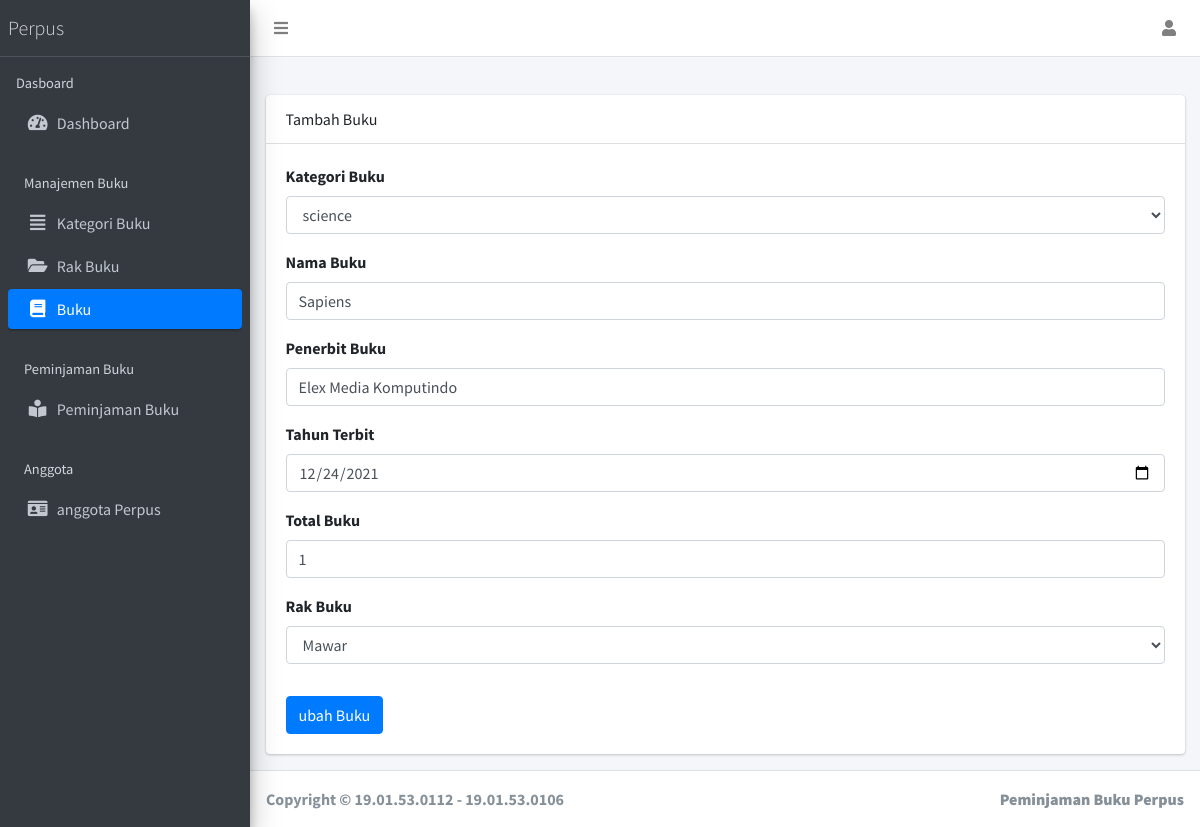
Page /index.php/public/?page=edit-buku&id=1 (signed in) on the earlier database version.
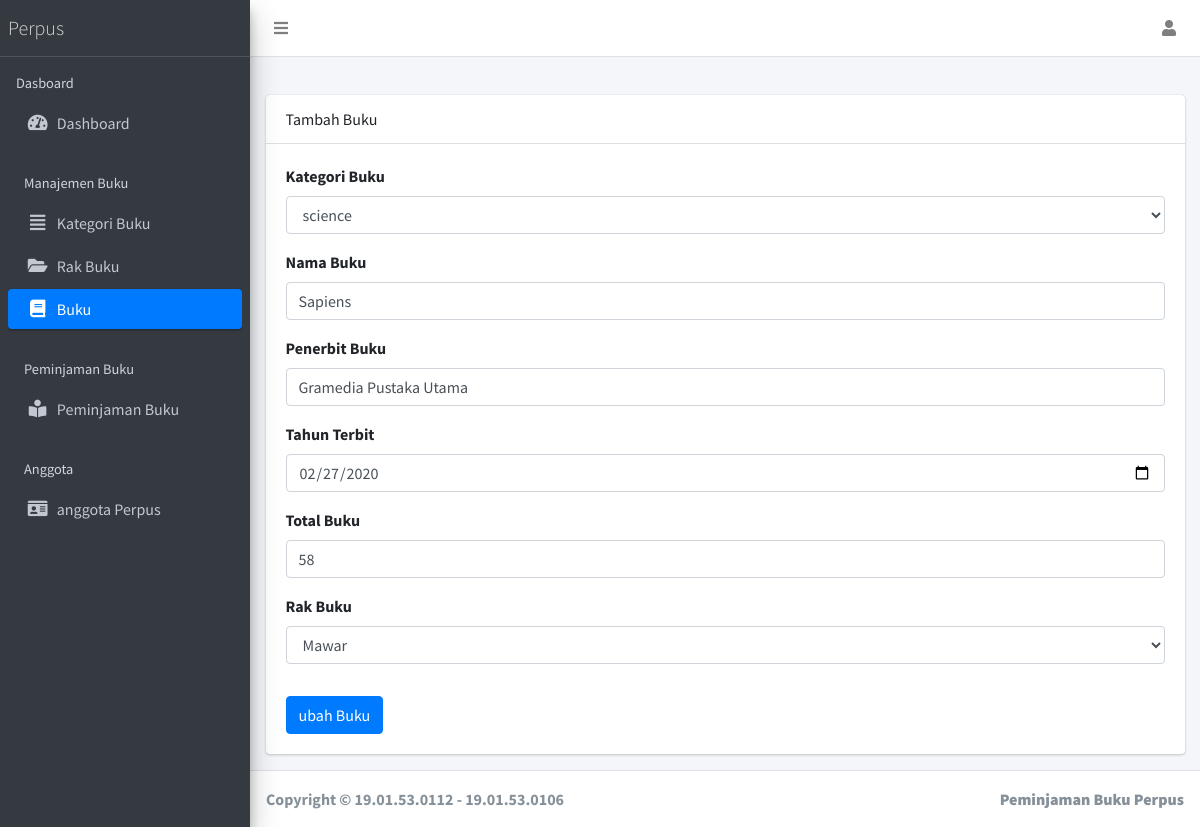
Same page on the later database version.
### tables this page shows
CREATE TABLE `buku` (
  `id` int(11) NOT NULL,
  `id_kategori` int(11) NOT NULL,
  `nama_buku` varchar(255) NOT NULL,
  `penerbit` varchar(255) NOT NULL,
  `tahun-terbit` varchar(255) NOT NULL,
  `total_buku` int(11) NOT NULL,
  `rak` int(11) NOT NULL
);

CREATE TABLE `kategori_buku` (
  `id` int(11) NOT NULL,
  `jenis` varchar(255) NOT NULL
);

CREATE TABLE `rak_buku` (
  `id` int(11) NOT NULL,
  `no_rak` varchar(11) NOT NULL,
  `nama_rak` varchar(255) NOT NULL,
  `tempat` varchar(255) NOT NULL
);

### views/main/buku/edit.php (the view, shortened to what this page needs)
<?php
if (isset($_GET['id'])) {
  $id = $_GET['id'];
  $kategori = "SELECT buku.*,kategori_buku.jenis,rak_buku.nama_rak  FROM buku LEFT JOIN kategori_buku ON buku.id_kategori = kategori_buku.id LEFT JOIN rak_buku ON buku.rak = rak_buku.id WHERE buku.id = $id";
  $query = mysqli_query($koneksi, $kategori) or die(mysqli_error($koneksi));
  while ($data_buku = mysqli_fetch_assoc($query)) : ?>
    <div class="row">
      <div class="col">
        <div class="card">
          <div class="card-header">
            Tambah Buku
          </div>
          <div class="card-body">
            <form action="" method="POST">
              <div class="form-group">
                <label for="kategori">Kategori Buku</label>
                <select class="form-control" required name="kategori" placeholder="masukkan kategori">
                  <?php
                  $kategori = "SELECT * FROM kategori_buku";
                  $query = mysqli_query($koneksi, $kategori) or die(mysqli_error($koneksi));
                  while ($data = mysqli_fetch_assoc($query)) : ?>
                    <option value="<?= $data['id'] ?>" <?php echo ($data_buku['id_kategori'] == $data['id'] ? 'selected' : '') ?>><?= $data['jenis'] ?></option>
                  <?php endwhile; ?>
                </select>
              </div>
              <div class="form-group">
                <label for="nama">Nama Buku</label>
                <input type="text" value="<?= $data_buku['nama_buku'] ?>" required name="nama" placeholder="Nama Buku" id="nama" class="form-control">
              </div>
              <div class="form-group">
                <label for="penerbit">Penerbit Buku</label>
                <input type="text" value="<?= $data_buku['penerbit'] ?>" required name="penerbit" placeholder="Penerbit Buku" id="penerbit" class="form-control">
              </div>
              <div class="form-group">
                <label for="tahun">Tahun Terbit</label>
                <input type="date" value="<?= $data_buku['tahun-terbit'] ?>" required name="tahun" id="tahun" class="form-control">
              </div>
              <div class="form-group">
                <label for="total">Total Buku</label>
                <input type="number" required value="<?= $data_buku['total_buku'] ?>" name="total" placeholder="Total Buku" id="total" class="form-control">
              </div>
              <div class="form-group">
                <label for="rak">Rak Buku</label>
                <select class="form-control" required name="rak" placeholder="masukkan rak">
                  <?php
                  $rak = "SELECT * FROM rak_buku";
                  $query = mysqli_query($koneksi, $rak) or die(mysqli_error($koneksi));
                  while ($data = mysqli_fetch_assoc($query)) : ?>
                    <option value="<?= $data['id'] ?>" <?php echo ($data_buku['rak'] == $data['id'] ? 'selected' : '') ?>><?= $data['nama_rak'] ?></option>
                  <?php endwhile; ?>
                </select>
              </div>
              <button type="submit" name="edit" class="btn btn-primary mt-3">ubah Buku</button>
            </form>
          </div>
        </div>
      </div>
    </div>
  <?php
  endwhile;
}
  ?>

Differences in the rows shown:
changed buku "Sapiens": penerbit "Elex Media Komputindo" → "Gramedia Pustaka Utama"; tahun "12/24/2021" → "02/27/2020"; total "1" → "58"
